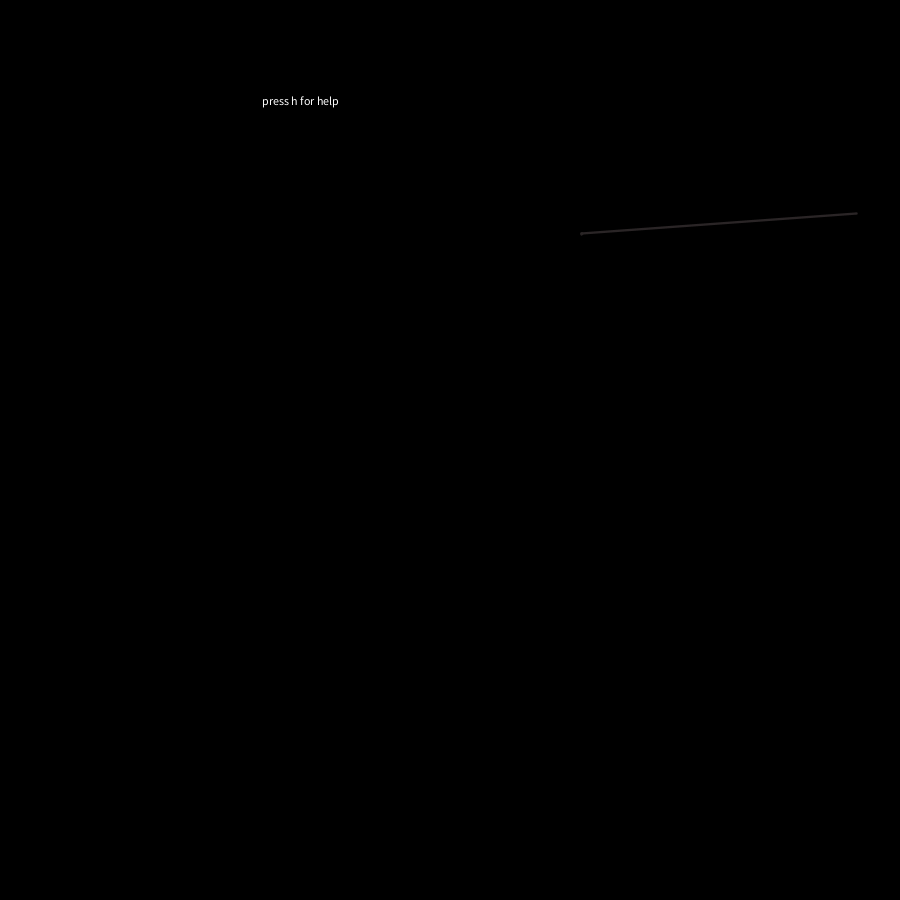
Frame 1 (no input)
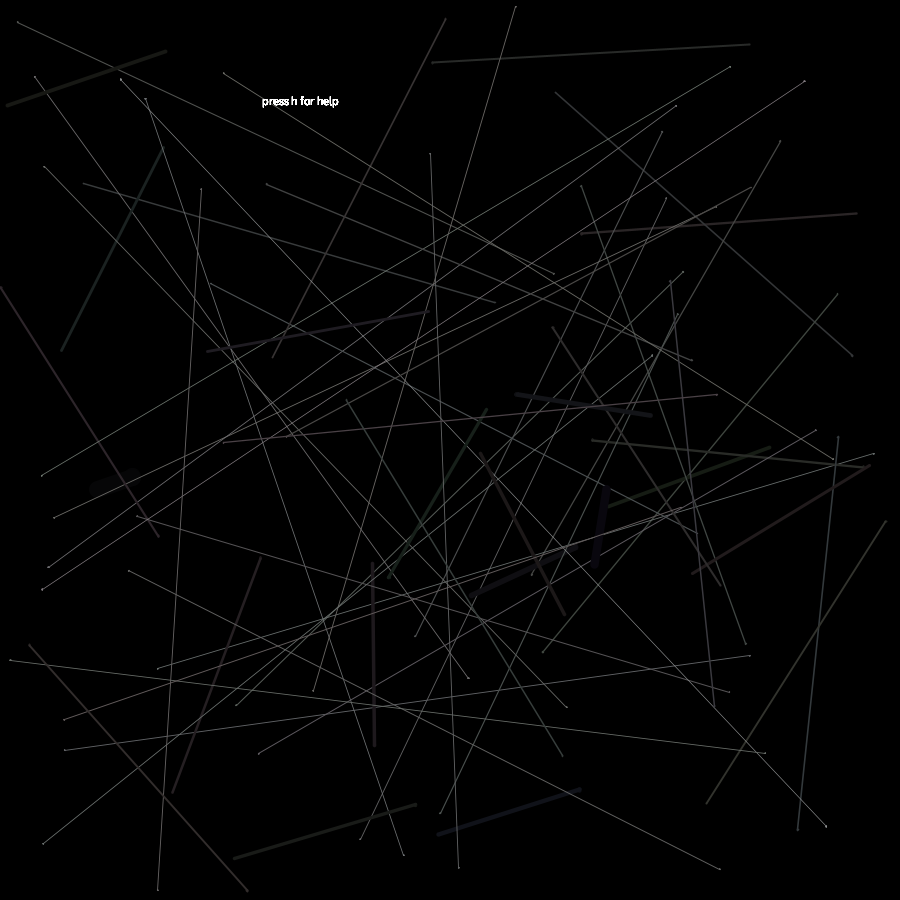
Frame 60 (the mouse pressed at the canvas centre just before this capture)
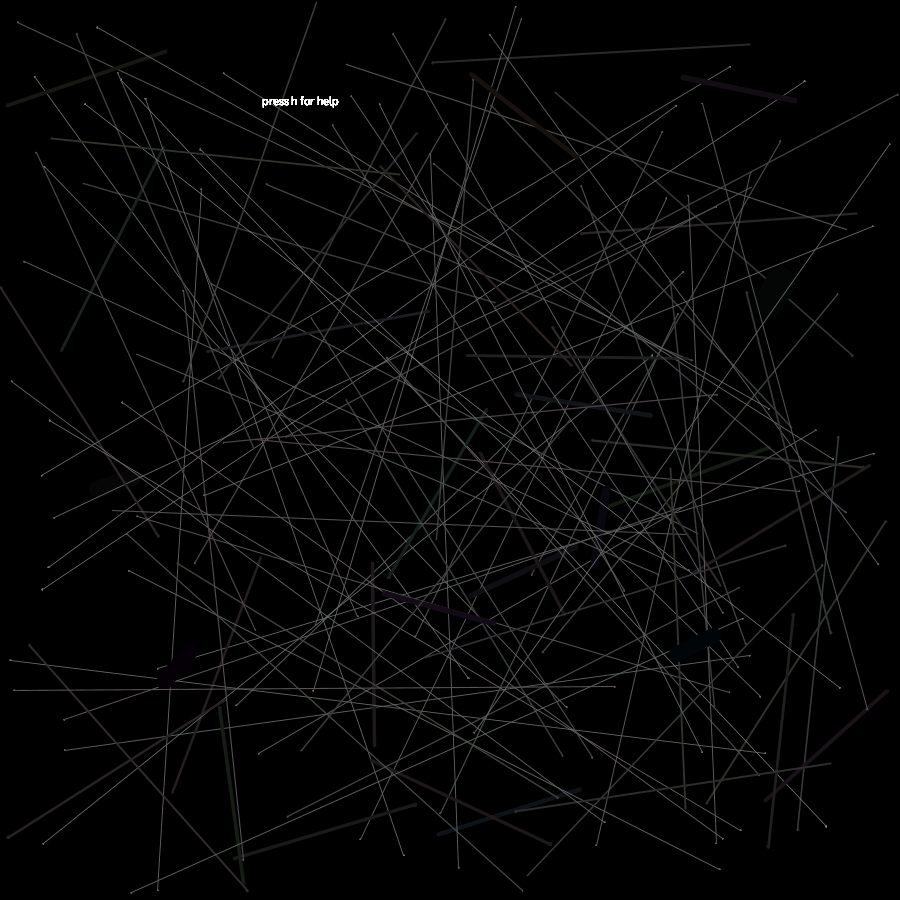
Frame 120 (the mouse held since frame 60 and released just before this capture)

The Processing sketch that drew these frames (run headless with seeded random() and noise(); from frame 60 on, the mouse is pressed at the canvas centre):

// Processing sketch: processing_175146
// ── processing_175146.pde

float a;
float b;
float c;
float d;
float cc;  
int x = 0; 
int toggle = 0; 
float mousePosX1 = 0;
float mousePosY1 = 0;
float mousePosX2 = 900;
float mousePosY2 = 900;
float re;
float bl;
float gr;
int counter = 0; 

void setup() 
{
  size(900,900);
  background(0,0,0);
  textAlign(CENTER,CENTER); 
  
};

void draw() {
  fill(255,255,255);   
  text("press h for help",300,100);  
  keyboard();
  drawline(); 
  // toggle = toggle + 1; 
  //if (toggle >= 10000) {noLoop();}
}; 

void savef() {
  x = x + 1;
  save("drawline" + x);
} 

void keyPressed()
{  
  if (key == 's') {
    savef();  
    text("saved as drawline" + x + ".tif", width/2, height/2);
  };
  if (key == 'w') {
    background(0,0,0);  
    text("wiped", width/2, height/2 - 100); 
    counter = 0; 
  };
  if (key == 'c') {
     text("you have made" + counter + "random lines so far!", width/2, height/2); 
  }; 
} 



void keyboard() {
  if (key == 't') {
    mousePosX1 = mouseX;
    mousePosY1 = mouseY;
  }; 
  if (key == 'b') {
    mousePosX2 = mouseX;
    mousePosY2 = mouseY;
  };
  if (key == 'h') {text("press w to wipe and s to save the image to the computer",300,120);
  text("press or hold t to move the top left corner and b to move the bottom right corner",300,140);
}
}

float randomf(float PosA, float PosB) { 

  float randV = 0;
  if (PosB >= PosA) {
    randV = random(PosA, PosB);
  };
  if (PosA > PosB) {
    randV = random(PosB, PosA);
  }; 
  return randV;
} 

float mousePosf (float PosA, float PosB) { 

  float V = 0;
  if (PosB >= PosA) {
    V = PosB - PosA; 
  };
  if (PosA > PosB) {
    V = PosA - PosB; 
  }; 
  return V;
} 

void drawline() { 
  counter = counter + 1; 
  a =  randomf(mousePosX1, mousePosX2); 
  b =  randomf(mousePosY1, mousePosY2);
  c =  randomf(mousePosX1, mousePosX2); 
  d =  randomf(mousePosY1, mousePosY2);
  cc = sqrt(sq(c-a)+sq(d-b)) * (256.0/ (mousePosf(mousePosX1,mousePosX2) + mousePosf(mousePosY1,mousePosY2)  ));
  strokeWeight((mousePosf(mousePosX1,mousePosX2) + mousePosf(mousePosY1,mousePosY2))/(cc*20)); 
  re = cc + random(-5,5);
  bl = cc + random(-5,5);
  gr = cc + random(-5,5);
  fill(re,bl,gr);
  stroke(re,bl,gr); 
  ellipse(a,b,cc/100,cc/100); 
  ellipse(c,d,cc/100,cc/100); 
  line(a, b, c, d);
} 
